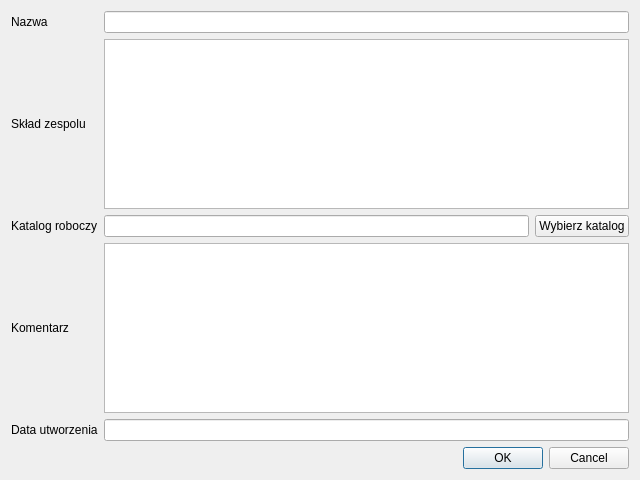
<?xml version="1.0" encoding="UTF-8"?>
<ui version="4.0">
 <class>NowyProjectDlg</class>
 <widget class="QDialog" name="NowyProjectDlg">
  <property name="geometry">
   <rect>
    <x>0</x>
    <y>0</y>
    <width>640</width>
    <height>480</height>
   </rect>
  </property>
  <property name="windowTitle">
   <string>Nowy Project</string>
  </property>
  <layout class="QGridLayout" name="gridLayout">
   <item row="1" column="1">
    <widget class="QTextEdit" name="participants"/>
   </item>
   <item row="1" column="0">
    <widget class="QLabel" name="lblTeam">
     <property name="text">
      <string>Skład zespolu</string>
     </property>
    </widget>
   </item>
   <item row="0" column="0">
    <widget class="QLabel" name="lblName">
     <property name="text">
      <string>Nazwa</string>
     </property>
    </widget>
   </item>
   <item row="5" column="0" colspan="2">
    <widget class="QDialogButtonBox" name="buttonBox">
     <property name="orientation">
      <enum>Qt::Horizontal</enum>
     </property>
     <property name="standardButtons">
      <set>QDialogButtonBox::Cancel|QDialogButtonBox::Ok</set>
     </property>
    </widget>
   </item>
   <item row="0" column="1">
    <widget class="QLineEdit" name="name"/>
   </item>
   <item row="2" column="1">
    <layout class="QHBoxLayout" name="horizontalLayout">
     <item>
      <widget class="QLineEdit" name="dirname"/>
     </item>
     <item>
      <widget class="QPushButton" name="pbChoiceDir">
       <property name="text">
        <string>Wybierz katalog</string>
       </property>
      </widget>
     </item>
    </layout>
   </item>
   <item row="2" column="0">
    <widget class="QLabel" name="lblWorkDir">
     <property name="text">
      <string>Katalog roboczy</string>
     </property>
    </widget>
   </item>
   <item row="3" column="0">
    <widget class="QLabel" name="lblComment">
     <property name="text">
      <string>Komentarz</string>
     </property>
    </widget>
   </item>
   <item row="3" column="1">
    <widget class="QTextEdit" name="comment"/>
   </item>
   <item row="4" column="0">
    <widget class="QLabel" name="lblDate">
     <property name="text">
      <string>Data utworzenia</string>
     </property>
    </widget>
   </item>
   <item row="4" column="1">
    <widget class="QLineEdit" name="date">
     <property name="readOnly">
      <bool>true</bool>
     </property>
    </widget>
   </item>
  </layout>
 </widget>
 <tabstops>
  <tabstop>name</tabstop>
  <tabstop>participants</tabstop>
  <tabstop>dirname</tabstop>
  <tabstop>pbChoiceDir</tabstop>
  <tabstop>comment</tabstop>
  <tabstop>date</tabstop>
 </tabstops>
 <resources/>
 <connections>
  <connection>
   <sender>buttonBox</sender>
   <signal>accepted()</signal>
   <receiver>NowyProjectDlg</receiver>
   <slot>accept()</slot>
   <hints>
    <hint type="sourcelabel">
     <x>257</x>
     <y>470</y>
    </hint>
    <hint type="destinationlabel">
     <x>157</x>
     <y>274</y>
    </hint>
   </hints>
  </connection>
  <connection>
   <sender>buttonBox</sender>
   <signal>rejected()</signal>
   <receiver>NowyProjectDlg</receiver>
   <slot>reject()</slot>
   <hints>
    <hint type="sourcelabel">
     <x>325</x>
     <y>470</y>
    </hint>
    <hint type="destinationlabel">
     <x>286</x>
     <y>274</y>
    </hint>
   </hints>
  </connection>
 </connections>
</ui>
